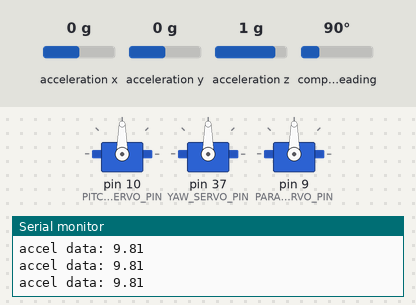
Simulated run of this program. Board: Teensy 4. Parts: 3 × servo, the last lines printed to the serial monitor. The inputs (shaded band) are chosen by the test bench; at power-on: acceleration z 1 g, acceleration x 0 g, acceleration y 0 g, compass heading 90°.

Above: at 1.4 s.
1.5 s: acceleration z set to -0.9 g
3.0 s: acceleration z set to -1.2 g
At 4.2 s:
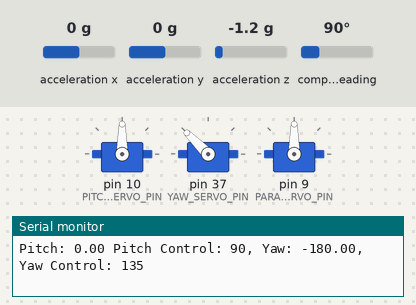
4.5 s: acceleration x set to -1.4 g
At 5.7 s:
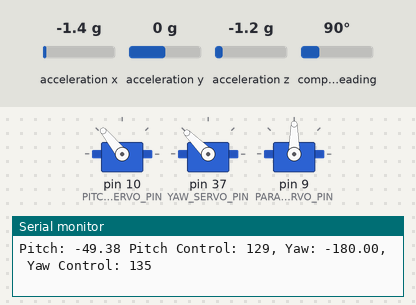
7.5 s: acceleration y set to -1.4 g
At 8.5 s:
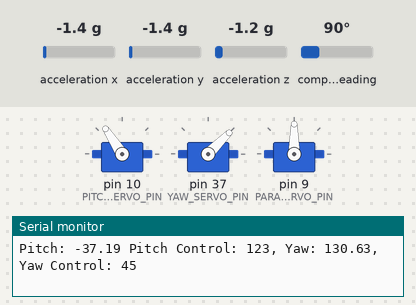
10.5 s: acceleration z set to 0.8 g
At 12.6 s:
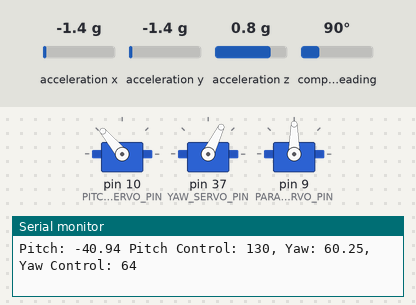
13.5 s: acceleration x set to 0 g
Timing chart, 0 to 17.5 s (numbered marks = the images above; inputs shaded):
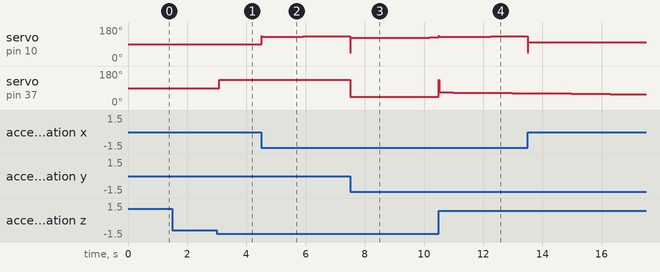

The program:

main.cpp
```cpp
#include <Arduino.h>
#include <Wire.h>
#include <Adafruit_Sensor.h>
#include <Adafruit_BNO055.h>
#include <SPI.h>
#include <PWMServo.h>
#include <Adafruit_BusIO_Register.h>
#include <Adafruit_BMP280.h>

// Sensor Set up
Adafruit_BNO055 bno = Adafruit_BNO055(55, 0x28, &Wire);
PWMServo pitchServo;
PWMServo yawServo;
PWMServo parachuteServo;

// Adafruit_BMP280 bmp = Adafruit_BMP280(0x77);

// Global variables
float launchAltitude;
float currentAltitude;
float previousAltitude = -1;
int decreaseCounter = 0;
const int threshold = 3;
float z_position = 0;
const float accelerationThreshold = 10;
float negativeAccelCounter = 0;
float z_accel;
float dt;

// Constants
const int PITCH_SERVO_PIN = 10;
const int YAW_SERVO_PIN = 37;
const float MAX_PID_OUTPUT = 90;
const int LED_GREEN = 15;
const int LED_RED = 14;
const int PARACHUTE_SERVO_PIN = 9;

// PID parameters
const float Kp = 1.55;
const float Ki = 0.05;
const float Kd = 0.75;

// Setpoints
float pitchAngle;
float yawAngle;
const float setPointPitch = 0;
const float setPointYaw = 0;
int pitchServoHome = 0;
int yawServoHome = 0;
int command;
// PID variables
float integralPitch = 0;
float integralYaw = 0;
float prevErrorPitch = 0;
float prevErrorYaw = 0;
unsigned long lastTime = 0;


void servoStartSequence() {
    digitalWrite(LED_GREEN, HIGH);
    pitchServo.write(90);
    yawServo.write(90);
    delay(150);
    digitalWrite(LED_GREEN, LOW);
    Serial.println("Ready for launch");
}

void setup() {
    Serial.begin(115200);
    Wire.begin();
    if (!bno.begin()) {
        Serial.println("No BNO055 detected ... Check your wiring or I2C ADDR!");
        while (1);
    }
    delay(10);

    // if (!bmp.begin()) {
    // Serial.println(F("Could not find a valid BMP280 sensor, check wiring or "
    //                   "try a different address!"));
    // while (1) delay(10);
    // }
    pitchServo.attach(PITCH_SERVO_PIN);
    yawServo.attach(YAW_SERVO_PIN);
    parachuteServo.attach(PARACHUTE_SERVO_PIN);
    servoStartSequence();
    delay(100);
}

float pidControl(float currentAngle, float desiredAngle, float &prevError, float &integral, float dt) {
    float error = desiredAngle - currentAngle;
    integral += error * dt;
    float derivative = (error - prevError) / dt;
    prevError = error;
    return Kp * error + Ki * integral + Kd * derivative;
}

int mapPIDToServo(float pidOutput) {
    int servoMidpoint = 90;  // midpoint
    int servoRange = 45;  // Servo ROM from midpoint
    command = constrain(map(pidOutput, -MAX_PID_OUTPUT, MAX_PID_OUTPUT, servoMidpoint - servoRange, servoMidpoint + servoRange), servoMidpoint - servoRange, servoMidpoint + servoRange);
    return command;
}

bool launchDetected = false;
bool checkForLaunch() {
    if (launchDetected) {
        return true;
    }
    imu::Vector<3> acceleration = bno.getVector(Adafruit_BNO055::VECTOR_ACCELEROMETER);
    if (abs(acceleration.z()) > accelerationThreshold) {
        launchDetected = true;
        return true;
    }
    return false;
}

void loop() {
    unsigned long currentTime = millis();
    float dt = (currentTime - lastTime) / 1000.0;
    if (dt <= 0.01) dt = 0.01;
    imu::Vector<3> euler = bno.getVector(Adafruit_BNO055::VECTOR_EULER);
    imu::Vector<3> accel = bno.getVector(Adafruit_BNO055::VECTOR_ACCELEROMETER);
    pitchAngle = euler.y();
    yawAngle = euler.z();
    float accel_z = accel.z();

    // Check for launch
    if (!launchDetected && !checkForLaunch()) {
        Serial.print("accel data: "); Serial.println(accel_z);
        delay(100);
      return;
    }
    digitalWrite(LED_RED, HIGH);
    float pitchControl = pidControl(pitchAngle, setPointPitch, prevErrorPitch, integralPitch, dt);
    float yawControl = pidControl(yawAngle, setPointYaw, prevErrorYaw, integralYaw, dt);
    int pitch_command = mapPIDToServo(pitchControl);
    int yaw_command = mapPIDToServo(yawControl);
    pitchServo.write(pitch_command);
    yawServo.write(yaw_command);

    Serial.print("Pitch: "); Serial.print(pitchAngle);
    Serial.print(" Pitch Control: "); Serial.print(pitch_command);
    Serial.print(", Yaw: "); Serial.print(yawAngle);
    Serial.print(", Yaw Control: "); Serial.println(yaw_command);

    // Check altitude
    if (accel_z < 0){
        negativeAccelCounter++;
        if (negativeAccelCounter > 10) {
            parachuteServo.write(90);
        } else {
            negativeAccelCounter = 0;
        }
    }
    previousAltitude = currentAltitude;
    lastTime = currentTime;
    delay(10);
}
```

main_v2.cpp
```cpp
// #include <Arduino.h>
// #include <Wire.h>
// #include <Adafruit_Sensor.h>
// #include <Adafruit_BNO055.h>
// #include <SPI.h>
// #include <PWMServo.h>
// #include <Adafruit_BusIO_Register.h>
// #include <Adafruit_BMP280.h>
// #include <tvcPID.h>

// // Servos
// Adafruit_BNO055 bno = Adafruit_BNO055(55, 0x28, &Wire);
// PWMServo pitchServo;
// PWMServo yawServo;
// PWMServo parachuteServo;

// Adafruit_BMP280 bmp = Adafruit_BMP280(0x77);

// // Global variables
// float launchAltitude;
// float currentAltitude;
// float previousAltitude = -1;
// int decreaseCounter = 0;
// const int threshold = 3;
// float z_position = 0;
// const float accelerationThreshold = 12;
// float negativeAccelCounter = 0;
// float z_accel;
// unsigned long lastTime = 0;
// float dt;

// // Constants
// const int PITCH_SERVO_PIN = 10;
// const int YAW_SERVO_PIN = 37;
// const float MAX_PID_OUTPUT = 90;
// const int LED_GREEN = 15;
// const int PARACHUTE_SERVO_PIN = 9;

// // PID parameters
// tvcPID tvc(1.5, 0.05, 0.75);
// float integralPitch = 0; float integralYaw = 0;
// float prevErrorPitch = 0; float prevErrorYaw = 0;

// // Setpoints
// const float setPointPitch = 0; const float setPointYaw = 0;
// int pitchServoHome = 0.0; int yawServoHome = 0.0;

// float servoStartSequence(){
//     digitalWrite(LED_GREEN, LOW);
//     pitchServo.write(pitchServoHome);
//     yawServo.write(yawServoHome);
//     delay(150);
//     pitchServo.write(pitchServoHome);
//     yawServo.write(yawServoHome);
//     digitalWrite(LED_GREEN, HIGH);
//     Serial.println("Ready for launch");
//     delay(50);
// }

// void setup() {
//     Serial.begin(115200);
//     Wire.begin();
//     if (!bno.begin()) {
//         Serial.println("No BNO055 detected ... Check your wiring or I2C ADDR!");
//         while (1);
//     }
//     delay(10);
//     if (!bmp.begin()) {
//     Serial.println(F("Could not find a valid BMP280 sensor, check wiring or "
//                       "try a different address!"));
//     while (1) delay(10);
//     }
//     pitchServo.attach(PITCH_SERVO_PIN);
//     yawServo.attach(YAW_SERVO_PIN);
//     parachuteServo.attach(PARACHUTE_SERVO_PIN);
//     // float launchAltitude = bmp.readAltitude(1013.25);
//     servoStartSequence();
//     delay(100);
// }

// int mapPIDToServo(float pidOutput) {
//     return constrain(map(pidOutput, -MAX_PID_OUTPUT, MAX_PID_OUTPUT, 0, 180), 0, 180);
// }

// bool launchDetected = false;
// bool checkForLaunch() {
//     if (launchDetected) {
//         return true;
//     }
//     imu::Vector<3> acceleration = bno.getVector(Adafruit_BNO055::VECTOR_ACCELEROMETER);
//     if (abs(acceleration.z()) > accelerationThreshold) {
//         launchDetected = true;
//         return true;
//     }
//     return false;
// }

// void loop() {
//     unsigned long currentTime = millis();
//     dt = (currentTime - lastTime) / 1000.0;
//     if (dt <= 0.01) dt = 0.01;

//     // Check for launch
//     if (!launchDetected && !checkForLaunch()) {
//         imu::Vector<3> euler = bno.getVector(Adafruit_BNO055::VECTOR_EULER);
//         imu::Vector<3> acceleration = bno.getVector(Adafruit_BNO055::VECTOR_ACCELEROMETER);
//         Serial.print("accel data: "); Serial.print(acceleration.z());
//         Serial.print("Pitch: "); Serial.print(euler.x());
//         Serial.print(", Roll: "); Serial.print(euler.y());
//         Serial.print(", Yaw: "); Serial.println(euler.z());
//         delay(100);
//       return;
//     }
//     // Launch detected, turn off green LED
//     digitalWrite(LED_GREEN, LOW);
//     imu::Vector<3> euler = bno.getVector(Adafruit_BNO055::VECTOR_EULER);
//     float pitchControl = tvc.pidControl(euler.y(), setPointPitch, prevErrorPitch, integralPitch, dt);
//     float yawControl = tvc.pidControl(euler.z(), setPointYaw, prevErrorYaw, integralYaw, dt);
//     pitchServo.write(mapPIDToServo(pitchControl));
//     yawServo.write(mapPIDToServo(yawControl));

//     Serial.print("Pitch: "); Serial.print(euler.y());
//     Serial.print(" Pitch Control: "); Serial.print(pitchControl);
//     Serial.print(", Yaw: "); Serial.print(euler.z());
//     Serial.print(", Yaw Control: "); Serial.println(yawControl);

//     // Check altitude
//     imu::Vector<3> acceleration = bno.getVector(Adafruit_BNO055::VECTOR_ACCELEROMETER);
//     float z_accel = acceleration.z();
//     // float currentAltitude = bmp.readAltitude(1013.25);
//     // Serial.print(bmp.readAltitude(1013.25));
//     if (z_accel < 0){
//         negativeAccelCounter++;
//         if (negativeAccelCounter > 10) {
//             parachuteServo.write(90);
//         } else {
//             negativeAccelCounter = 0;
//         }
//     }
//     previousAltitude = currentAltitude;
//     lastTime = currentTime;
//     delay(10);
// }
```

tvcPID.cpp
```cpp
#include "tvcPID.h"

tvcPID::tvcPID(float Kp, float Ki, float Kd) : Kp(Kp), Ki(Ki), Kd(Kd) {}
float tvcPID::pidControl(float currentAngle, float desiredAngle, float &prevError, float &integral, float dt) {
    float error = desiredAngle - currentAngle;
    integral += error * dt;
    float derivative = (error - prevError) / dt;
    prevError = error;
    return Kp * error + Ki * integral + Kd * derivative;
}
```

tvcPID.h
```cpp
#ifndef TVCPID_H
#define TVCPID_H

class tvcPID {
public:
    tvcPID(float Kp, float Ki, float Kd);
    float pidControl(float currentAngle, float desiredAngle, float &prevError, float &integral, float dt);

private:
    float Kp, Ki, Kd;
};

#endif
```

Measured:
- the behaviour switches between -1 and -1.1 g on acceleration z (found by bisection; images 0 and 1)
- after the input at 3.0 s, servo on pin 37 (YAW_SERVO_PIN): 90° → 135° after 0.08 s
- after the input at 4.5 s, servo on pin 10 (PITCH_SERVO_PIN): 90° → 128° at once, → 129° 0.58 s later, → 130° 0.81 s later, → 131° 0.82 s later
- after the input at 7.5 s, servo on pin 37 (YAW_SERVO_PIN): 135° → 45° at once
- after the input at 10.5 s, servo on pin 37 (YAW_SERVO_PIN): 45° → 67° at once, → 66° 0.49 s later, → 65° 0.66 s later, → 64° 0.66 s later, … (5 changes in this stretch)
